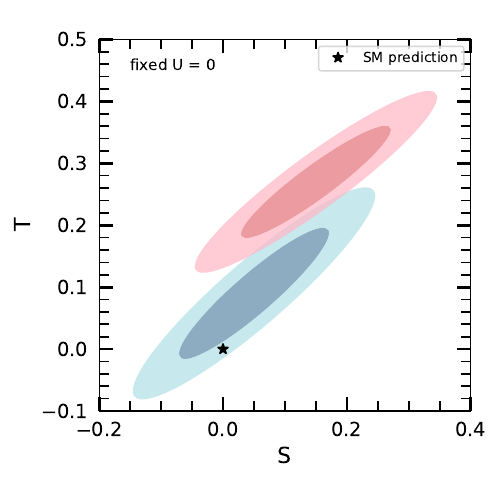

Write Python code to recreate this figure.
##################################################################
#
# (S,T) with fixed U = 0, using best fit and correlations from Table 3 :
# https://arxiv.org/pdf/2204.03796.pdf
#
##################################################################

import sys, os
from scipy.interpolate import griddata
import matplotlib.pyplot as plt
import matplotlib
import numpy as np

lilith_dir = os.path.dirname(os.path.dirname(os.path.dirname(os.path.abspath(__file__))))+"/"
sys.path.append(lilith_dir)
import lilith

validation_dir = lilith_dir+"validations/STU/"

print("lilith_dir: ",lilith_dir)
print("validation_dir: ",validation_dir)

######################################################################
# Parameters
######################################################################

print("***** reading parameters *****")

# Values
Scen_PDG = 0.05
Ssigma_PDG = 0.08
Tcen_PDG = 0.09
Tsigma_PDG = 0.07
STcorrelation_PDG = 0.92

Scen_CDF = 0.15
Ssigma_CDF = 0.08
Tcen_CDF = 0.27
Tsigma_CDF = 0.06
STcorrelation_CDF = 0.93

Scen_CDF_std = 0.100
Ssigma_CDF_std = 0.073
Tcen_CDF_std = 0.202
Tsigma_CDF_std = 0.056
STcorrelation_CDF_std = 0.93

Scen_CDF_cons = 0.086
Ssigma_CDF_cons = 0.077
Tcen_CDF_cons = 0.177
Tsigma_CDF_cons = 0.070
STcorrelation_CDF_cons = 0.89

# Output files
output = validation_dir+"ST_4.out"
outputplot = validation_dir+"ST_2.pdf"

# Scan ranges
S_min = -0.2
S_max = 0.4
T_min = -0.1
T_max = 0.5

# Number of grid steps in each of the two dimensions (squared grid)
grid_subdivisions = 100

######################################################################
# Scan initialization
######################################################################

print("***** scan initialization *****")

# Prepare output
fresults = open(output, 'w')

######################################################################
# Likelihood Calculation
######################################################################

def func(X, cen1, cen2, sig1p, sig1m, sig2p, sig2m, p):
    z1, z2 = X[0], X[1]
    z10, z20 = cen1, cen2

    V1 = sig1p * sig1m
    V1e = sig1p - sig1m
    V2 = sig2p * sig2m
    V2e = sig2p - sig2m
    V1f = V1 + V1e * (z1 - z10)
    V2f = V2 + V2e * (z2 - z20)
    L2t = 1 / (1 - p ** 2) * ( (z1 - z10) ** 2 / V1f - 2 * p * (z1 - z10) * (z2 - z20) / np.sqrt(V1f * V2f) + (z2 - z20) ** 2 / V2f )
    return L2t

######################################################################
# Scan routine
######################################################################

m2logLmin=10000
max=-1

print("***** running scan *****")

for S in np.linspace(S_min, S_max, grid_subdivisions):
    fresults.write('\n')
    for T in np.linspace(T_min, T_max, grid_subdivisions):
        m2logL = func([S,T], Scen_PDG, Tcen_PDG, Ssigma_PDG, Ssigma_PDG, Tsigma_PDG, Tsigma_PDG, STcorrelation_PDG)
        fresults.write('%.5f    '%S +'%.5f    '%T + '%.5f     '%m2logL + '\n')

print("PDG done")

for S in np.linspace(S_min, S_max, grid_subdivisions):
    fresults.write('\n')
    for T in np.linspace(T_min, T_max, grid_subdivisions):
        m2logL = func([S,T], Scen_CDF, Tcen_CDF, Ssigma_CDF, Ssigma_CDF, Tsigma_CDF, Tsigma_CDF, STcorrelation_CDF)
        fresults.write('%.5f    '%S +'%.5f    '%T + '%.5f     '%m2logL + '\n')

print("CDF done")

for S in np.linspace(S_min, S_max, grid_subdivisions):
    fresults.write('\n')
    for T in np.linspace(T_min, T_max, grid_subdivisions):
        m2logL = func([S,T], Scen_CDF_std, Tcen_CDF_std, Ssigma_CDF_std, Ssigma_CDF_std, Tsigma_CDF_std, Tsigma_CDF_std, STcorrelation_CDF_std)
        fresults.write('%.5f    '%S +'%.5f    '%T + '%.5f     '%m2logL + '\n')

print("CDF standard done")

for S in np.linspace(S_min, S_max, grid_subdivisions):
    fresults.write('\n')
    for T in np.linspace(T_min, T_max, grid_subdivisions):
        m2logL = func([S,T], Scen_CDF_cons, Tcen_CDF_cons, Ssigma_CDF_cons, Ssigma_CDF_cons, Tsigma_CDF_cons, Tsigma_CDF_cons, STcorrelation_CDF_cons)
        fresults.write('%.5f    '%S +'%.5f    '%T + '%.5f     '%m2logL + '\n')

print("CDF conservative done")


fresults.close()

print("***** scan finalized *****")

######################################################################
# Plot routine
######################################################################

print("***** plotting *****")

# Preparing plot
matplotlib.rcParams['xtick.major.pad'] = 8
matplotlib.rcParams['ytick.major.pad'] = 8
matplotlib.rcParams['axes.linewidth'] = 2

fig = plt.figure( figsize=(5,5) )
ax = fig.add_subplot(111)

ax.yaxis.set_ticks_position('both')
ax.yaxis.set_label_position('left')

ax.xaxis.set_ticks_position('both')
ax.xaxis.set_label_position('bottom')

plt.tick_params(direction='in', labelsize=14, length=10, width=2)
plt.xticks(np.linspace(-0.2, 0.4, 7))

data = np.genfromtxt(output)

## PDG
# Getting the data

x_PDG = data[0:9999,0]
y_PDG = data[0:9999,1]
z_PDG = data[0:9999,2]


# Substracting the -2LogL minimum to form Delta(-2LogL)
z2_PDG=[]
for z_el in z_PDG:
  z2_PDG.append(z_el-z_PDG.min())


# Interpolating the grid
xi_PDG = np.linspace(x_PDG.min(), x_PDG.max(), grid_subdivisions)
yi_PDG = np.linspace(y_PDG.min(), y_PDG.max(), grid_subdivisions)

X_PDG, Y_PDG = np.meshgrid(xi_PDG, yi_PDG)
Z_PDG = griddata((x_PDG, y_PDG), z2_PDG, (X_PDG, Y_PDG), method="linear")


# Plotting the 68% and 95% CL regions
cs1 = ax.contourf(xi_PDG,yi_PDG,Z_PDG,[10**(-10),2.3,5.99],colors=['#5d8aa8','#b0e0e6'], alpha=0.7)#, \
              #vmin=0, vmax=20, origin='lower', extent=[x.min(), x.max(), y.min(), y.max()])

## CDF
# Getting the data

x_CDF = data[10000:19999,0]
y_CDF = data[10000:19999,1]
z_CDF = data[10000:19999,2]


# Substracting the -2LogL minimum to form Delta(-2LogL)
z2_CDF=[]
for z_el in z_CDF:
  z2_CDF.append(z_el-z_CDF.min())


# Interpolating the grid
xi_CDF = np.linspace(x_CDF.min(), x_CDF.max(), grid_subdivisions)
yi_CDF = np.linspace(y_CDF.min(), y_CDF.max(), grid_subdivisions)

X_CDF, Y_CDF = np.meshgrid(xi_CDF, yi_CDF)
Z_CDF = griddata((x_CDF, y_CDF), z2_CDF, (X_CDF, Y_CDF), method="linear")


# Plotting the 68% and 95% CL regions
cs2 = ax.contourf(xi_CDF,yi_CDF,Z_CDF,[10**(-10),2.3,5.99],colors=['#e4717a','#ffb7c5'], alpha=0.7)#, \
              #vmin=0, vmax=20, origin='lower', extent=[x.min(), x.max(), y.min(), y.max()])

### CDF standard
## Getting the data

#x_CDF_std = data[20000:29999,0]
#y_CDF_std = data[20000:29999,1]
#z_CDF_std = data[20000:29999,2]


## Substracting the -2LogL minimum to form Delta(-2LogL)
#z2_CDF_std=[]
#for z_el in z_CDF_std:
#  z2_CDF_std.append(z_el-z_CDF_std.min())


## Interpolating the grid
#xi_CDF_std = np.linspace(x_CDF_std.min(), x_CDF_std.max(), grid_subdivisions)
#yi_CDF_std = np.linspace(y_CDF_std.min(), y_CDF_std.max(), grid_subdivisions)

#X_CDF_std, Y_CDF_std = np.meshgrid(xi_CDF_std, yi_CDF_std)
#Z_CDF_std = griddata((x_CDF_std, y_CDF_std), z2_CDF_std, (X_CDF_std, Y_CDF_std), method="linear")


## Plotting the 68% and 95% CL regions
#ax.contourf(xi_CDF_std,yi_CDF_std,Z_CDF_std,[10**(-10),2.3,5.99],colors=['#ff7369','#ff8c69'], alpha=0.5)#, \
#              #vmin=0, vmax=20, origin='lower', extent=[x.min(), x.max(), y.min(), y.max()])

### CDF conservative
## Getting the data

#x_CDF_cons = data[30000:39999,0]
#y_CDF_cons = data[30000:39999,1]
#z_CDF_cons = data[30000:39999,2]


## Substracting the -2LogL minimum to form Delta(-2LogL)
#z2_CDF_cons=[]
#for z_el in z_CDF_cons:
#  z2_CDF_cons.append(z_el-z_CDF_cons.min())


## Interpolating the grid
#xi_CDF_cons = np.linspace(x_CDF_cons.min(), x_CDF_cons.max(), grid_subdivisions)
#yi_CDF_cons = np.linspace(y_CDF_cons.min(), y_CDF_cons.max(), grid_subdivisions)

#X_CDF_cons, Y_CDF_cons = np.meshgrid(xi_CDF_cons, yi_CDF_cons)
#Z_CDF_cons = griddata((x_CDF_cons, y_CDF_cons), z2_CDF_cons, (X_CDF_cons, Y_CDF_cons), method="linear")


## Plotting the 68% and 95% CL regions
#ax.contourf(xi_CDF_cons,yi_CDF_cons,Z_CDF_cons,[10**(-10),2.3,5.99],colors=['#321fbc','#4c1fbc'], alpha=0.5)#, \
#              #vmin=0, vmax=20, origin='lower', extent=[x.min(), x.max(), y.min(), y.max()])




#proxy1 = [plt.Rectangle((1, 1), 2, 2, fc=pc.get_facecolor()[0]) for pc in
#cs1.collections]

#proxy2 = [plt.Rectangle((1, 1), 2, 2, fc=pc.get_facecolor()[0]) for pc in
#cs2.collections]

#ax.legend([proxy1[0],proxy1[1], proxy2[0], proxy2[1]], ["1", "2", "3", "4"])



ax.set_aspect(1)

# Standard Model 
plt.plot([0], [0], '*',markersize=8, color = 'black', label="SM prediction")
plt.legend(loc='upper right')

# Title, labels, color bar...
#plt.title("Lilith-2.1, DB 22.x validation", fontsize=12, ha="center")
plt.xlabel(r'S',fontsize=16)
plt.ylabel(r'T',fontsize=16)
plt.text(0.05, 0.270, r'CDF 2022', fontsize=11, rotation=40, color='#e4717a')
plt.text(-0.13, 0.015, r'PDG 2021', fontsize=11, rotation=47, color='#5d8aa8')
plt.text(-0.15, 0.45, r'fixed U = 0', fontsize=11)

fig.set_tight_layout(True)

#plt.show()

# Saving figure (.pdf)
fig.savefig(outputplot)

print("results are stored in", validation_dir)
print("***** done *****")
